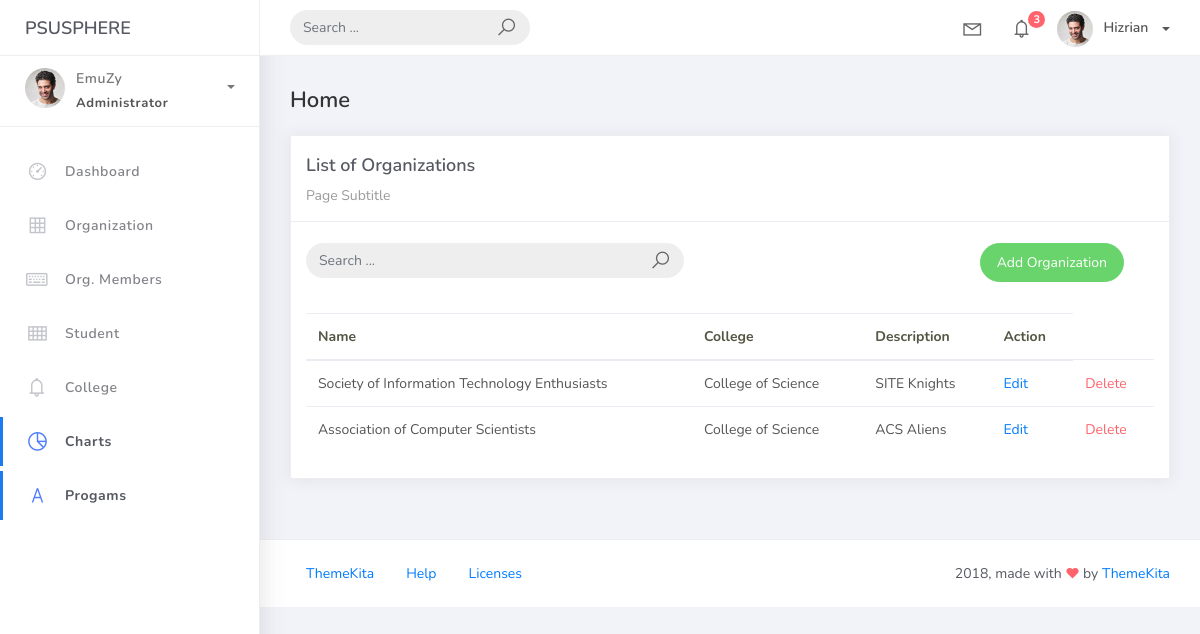
Before: /organization_list with the older database file.
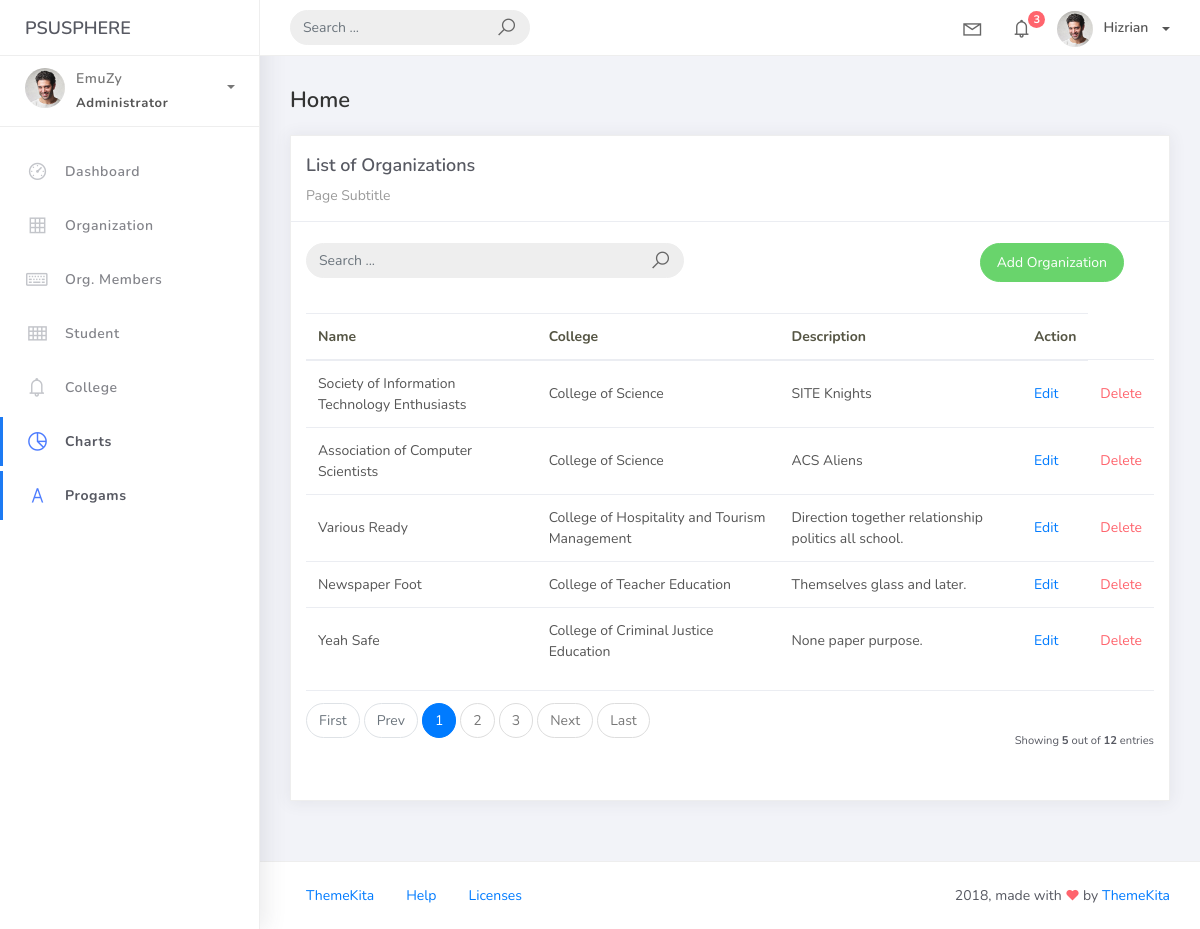
After: the same page with the newer database file.
### studentorg/models.py (models this page shows, shortened)
class BaseModel(models.Model):
    create_at = models.DateTimeField(auto_now_add = True, db_index = True)
    update_at = models.DateTimeField(auto_now = True)
    class Meta:
        abstract = True

class Organization(BaseModel):
    name = models.CharField(max_length = 250)
    college = models.ForeignKey(College, null = True, blank = True, on_delete = models.CASCADE)
    description = models.CharField(max_length = 500)

class College(BaseModel):
    college_name = models.CharField(max_length = 150)
    def __str__(self):
        return self.college_name

### studentorg/views.py (the view)
# urls.py: path('organization_list', OrganizationList.as_view(), name='organization-list'),
class OrganizationList(ListView):
    template_name = 'org_list.html'
    paginate_by = 5
    model = Organization
    context_object_name = 'organization'
    def get_queryset(self, *args, **kwargs):
        qs = super(OrganizationList, self).get_queryset(*args, **kwargs)
        if self.request.GET.get("q") != None:
            query = self.request.GET.get('q')
            qs = qs.filter(Q(name__icontains=query) |
            Q(description__icontains=query) | Q(college__college_name__icontains=query))
        return qs

### templates/org_list.html
{% extends 'base.html' %} {% load static %} {% block content %}
<div class="content">
  <div class="container-fluid">
    <h4 class="page-title">Home</h4>
    <div class="row">
      <div class="col-md-12">
        <div class="card">
          <div class="card-header">
            <div class="card-title">List of Organizations</div>
            <div class="card-category">Page Subtitle</div>
          </div>
          <br>
              <div class="col-md-12 row">
                  <div class="col-md-6">
                    <form action="" class="navbar-left navbar-form nav-search mr-md-3" action="{% url 'organization-list' %}">
                        <div class="input-group">
                          <input type="text" placeholder="Search ..." class="form-control" name="q">
                            <div class="input-group-append">
                                <span class="input-group-text">
                                  <i class="la la-search search-icon"></i>
                                </span>
                            </div>
                        </div>
                    </form>
                  </div>
                  <div class="col-md-6">
                      <div class="pull-right">
                        <a href="{% url 'organization-add' %}" class="btn btn-success btn-rounded">Add Organization</a>
                      </div>
                  </div>
              </div>
          <div class="card-body">
            <table class="table table-stripped mt-3">
                <thead>
                    <tr>
                        <th scope="col">Name</th>
                        <th scope="col">College</th>
                        <th scope="col">Description</th>
                        <th scope="col">Action</th>
                    </tr>
                </thead>
                <tbody>
                    {% for object in object_list %}
                    <tr>
                        <td>{{ object.name }}</td>
                        <td>{{ object.college }}</td>
                        <td>{{ object.description }}</td>
                        <td><a href="organization_list/{{ object.id }}">Edit</a></td>
                        <td> <a href="organization_list/{{ object.id }}/delete" class="text-danger">Delete</a></td>
                    </tr>
                    {% empty %}
                    <tr>
                        <td colspan="4" style="text-align: center;">
                          <p class="text-sm font-weight-bold mb-0">No Records Found</p>
                        </td>
                    </tr>
                    {% endfor %}
                </tbody>
            </table>
            {% include 'includes/pagination.html' %}
          </div>
        </div>
      </div>
    </div>
  </div>
</div>
{% endblock %}

Changed rows visible on the page:
added Organization: name "Various Ready", college "College of Hospitality and Tourism Management", description "Direction together relationship politics all school."
added Organization: name "Newspaper Foot", college "College of Teacher Education", description "Themselves glass and later."
added Organization: name "Yeah Safe", college "College of Criminal Justice Education", description "None paper purpose."
Other visible differences:
{{ object_list.count }}: (not shown) → "5"
{{ paginator.count }}: (not shown) → "12"
text now shown: "First Prev Next Last Showing out of entries"
new list line: "1"
new list line: "2"
new list line: "3"
